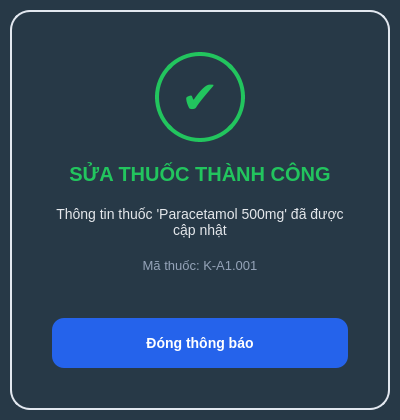
<?xml version="1.0" encoding="UTF-8"?>
<ui version="4.0">
 <class>dlg_edit_success</class>
 <widget class="QDialog" name="dlg_edit_success">
  <property name="geometry">
   <rect>
    <x>0</x>
    <y>0</y>
    <width>400</width>
    <height>420</height>
   </rect>
  </property>
  <property name="minimumSize">
   <size>
    <width>400</width>
    <height>420</height>
   </size>
  </property>
  <property name="maximumSize">
   <size>
    <width>400</width>
    <height>420</height>
   </size>
  </property>
  <property name="styleSheet">
   <string notr="true">QDialog { background-color: rgb(39, 57, 71); }</string>
  </property>
  <layout class="QVBoxLayout" name="main_layout">
   <property name="spacing">
    <number>0</number>
   </property>
   <property name="leftMargin">
    <number>10</number>
   </property>
   <property name="topMargin">
    <number>10</number>
   </property>
   <property name="rightMargin">
    <number>10</number>
   </property>
   <property name="bottomMargin">
    <number>10</number>
   </property>
   <item>
    <widget class="QFrame" name="container_frame">
     <property name="styleSheet">
      <string notr="true">
       QFrame#container_frame {
           background-color: rgb(39, 57, 71);
           border-radius: 20px;
           border: 2px solid #E2E8F0; /* Viền để không bị chìm vào nền trắng */
       }
      </string>
     </property>
     <layout class="QVBoxLayout" name="content_layout">
      <property name="spacing">
       <number>20</number>
      </property>
      <property name="leftMargin">
       <number>40</number>
      </property>
      <property name="topMargin">
       <number>40</number>
      </property>
      <property name="rightMargin">
       <number>40</number>
      </property>
      <property name="bottomMargin">
       <number>40</number>
      </property>
      <item>
       <layout class="QHBoxLayout" name="layout_icon">
        <item>
         <spacer name="s1">
          <property name="orientation">
           <enum>Qt::Horizontal</enum>
          </property>
          <property name="sizeHint" stdset="0">
           <size>
            <width>40</width>
            <height>20</height>
           </size>
          </property>
         </spacer>
        </item>
        <item>
         <widget class="QLabel" name="lbl_icon">
          <property name="minimumSize">
           <size>
            <width>90</width>
            <height>90</height>
           </size>
          </property>
          <property name="maximumSize">
           <size>
            <width>90</width>
            <height>90</height>
           </size>
          </property>
          <property name="styleSheet">
           <string notr="true">
                border: 4px solid #22C55E;
                border-radius: 45px;
                color: #22C55E;
                font-family: 'Segoe UI Symbol';
                font-size: 45px;
                font-weight: bold;
           </string>
          </property>
          <property name="text">
           <string>✔</string>
          </property>
          <property name="alignment">
           <set>Qt::AlignCenter</set>
          </property>
         </widget>
        </item>
        <item>
         <spacer name="s2">
          <property name="orientation">
           <enum>Qt::Horizontal</enum>
          </property>
          <property name="sizeHint" stdset="0">
           <size>
            <width>40</width>
            <height>20</height>
           </size>
          </property>
         </spacer>
        </item>
       </layout>
      </item>
      <item>
       <widget class="QLabel" name="lbl_title">
        <property name="styleSheet">
         <string notr="true">color: #22C55E; font-weight: bold; font-size: 20px;</string>
        </property>
        <property name="text">
         <string>SỬA THUỐC THÀNH CÔNG</string>
        </property>
        <property name="alignment">
         <set>Qt::AlignCenter</set>
        </property>
       </widget>
      </item>
      <item>
       <widget class="QLabel" name="lbl_desc">
        <property name="styleSheet">
         <string notr="true">color: #E4E7EB; font-size: 14px;</string>
        </property>
        <property name="text">
         <string>Thông tin thuốc 'Paracetamol 500mg' đã được cập nhật</string>
        </property>
        <property name="alignment">
         <set>Qt::AlignCenter</set>
        </property>
        <property name="wordWrap">
         <bool>true</bool>
        </property>
       </widget>
      </item>
      <item>
       <widget class="QLabel" name="lbl_code">
        <property name="styleSheet">
         <string notr="true">color: #94A3B8; font-size: 13px;</string>
        </property>
        <property name="text">
         <string>Mã thuốc: K-A1.001</string>
        </property>
        <property name="alignment">
         <set>Qt::AlignCenter</set>
        </property>
       </widget>
      </item>
      <item>
       <spacer name="v_spacer">
        <property name="orientation">
         <enum>Qt::Vertical</enum>
        </property>
        <property name="sizeHint" stdset="0">
         <size>
          <width>20</width>
          <height>40</height>
         </size>
        </property>
       </spacer>
      </item>
      <item>
       <widget class="QPushButton" name="btn_close">
        <property name="minimumSize">
         <size>
          <width>100</width>
          <height>50</height>
         </size>
        </property>
        <property name="styleSheet">
         <string notr="true">background-color: #2563EB; color: white; border-radius: 12px; font-weight: bold; font-size: 14px;</string>
        </property>
        <property name="text">
         <string>Đóng thông báo</string>
        </property>
       </widget>
      </item>
     </layout>
    </widget>
   </item>
  </layout>
 </widget>
 <resources/>
 <connections/>
</ui>
